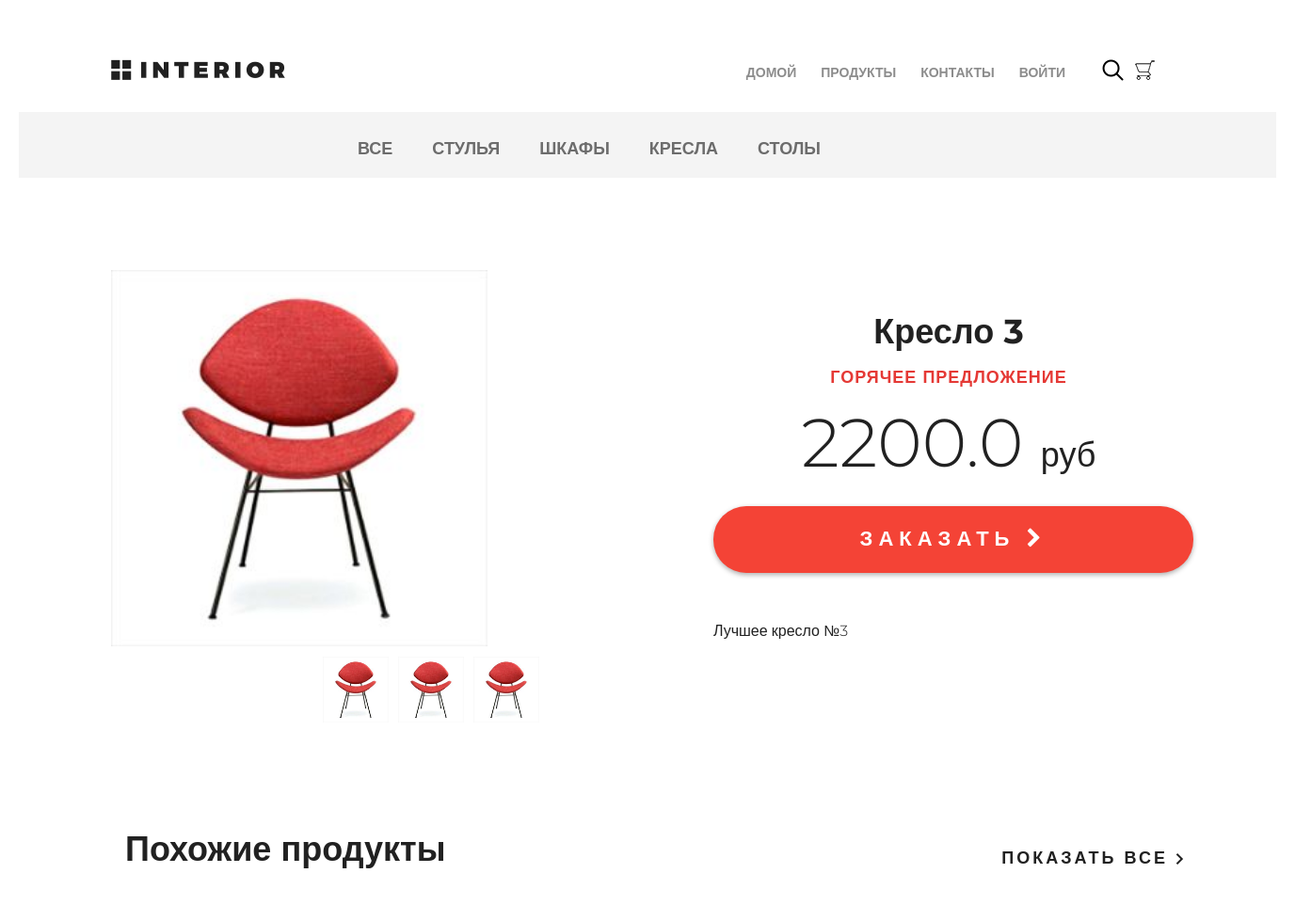
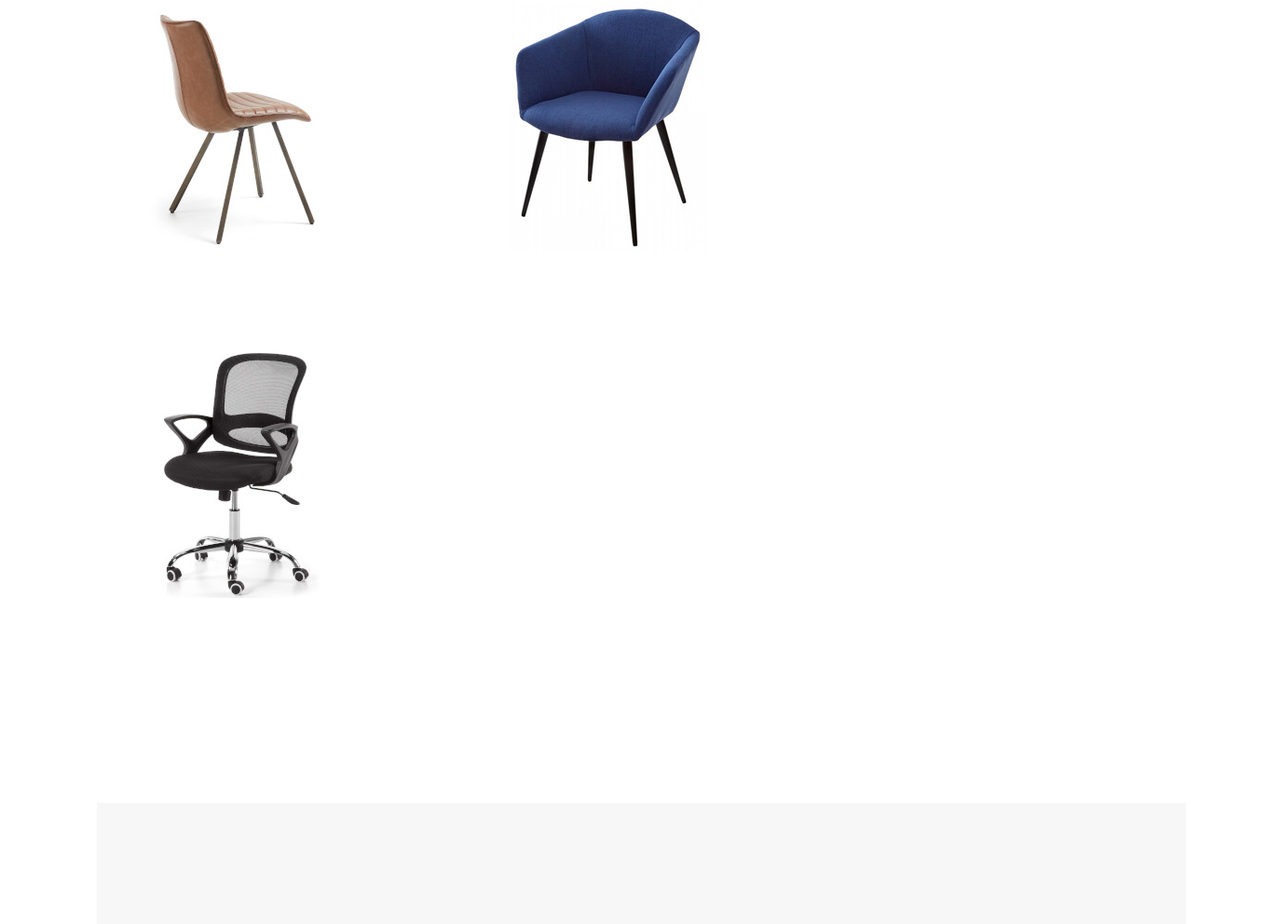
/products/ (upper part), run on an earlier commit of the app's database (2 pictures, top to bottom).
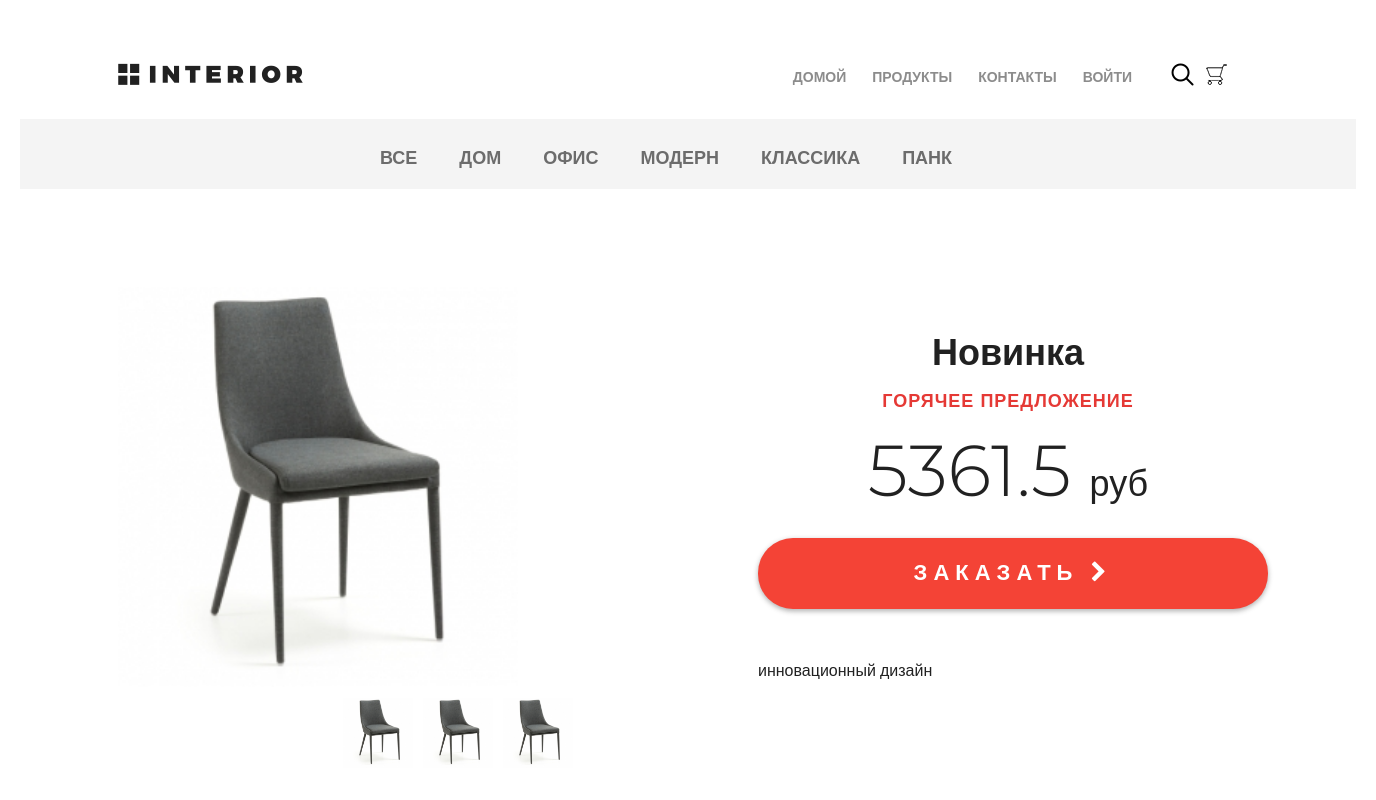
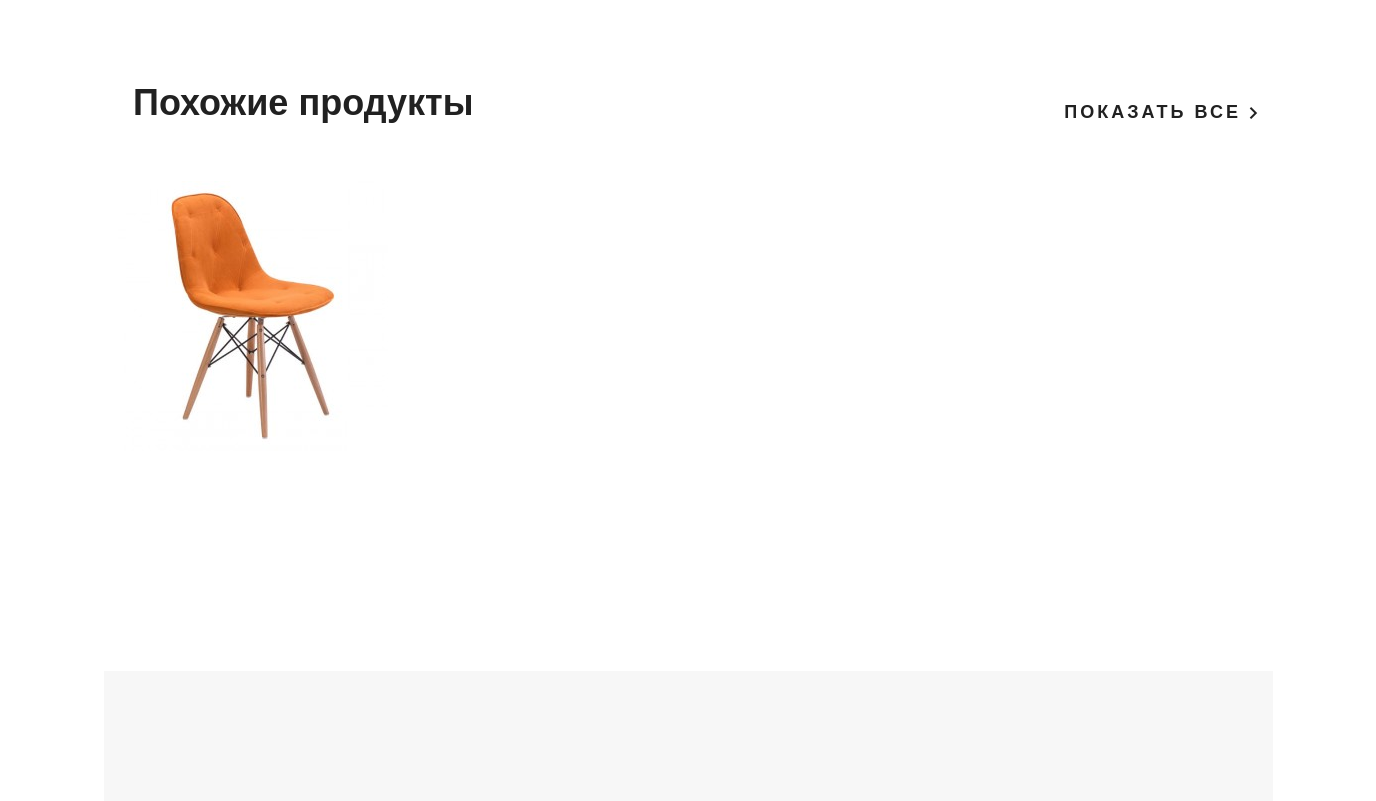
And on a later commit of the database (2 pictures, top to bottom).
### mainapp/models.py (models this page shows, shortened)
class ProductCategory(models.Model):
    name = models.CharField(max_length=64, unique=True, verbose_name='Имя')
    description = models.TextField(verbose_name='Описание')
    is_active = models.BooleanField(default=True, verbose_name='Активна')

class Product(models.Model):
    category = models.ForeignKey(ProductCategory, on_delete=models.CASCADE, verbose_name='Категория')
    name = models.CharField(max_length=128, verbose_name='Название')
    image = models.ImageField(upload_to='products_images', blank=True, verbose_name='Изображение')
    short_desc = models.CharField(max_length=120, verbose_name='Краткое описание')
    description = models.TextField(verbose_name='Описание', blank=True)
    price = models.DecimalField(verbose_name='Цена', max_digits=8, decimal_places=2, default=0)
    quantity = models.PositiveIntegerField(default=0, verbose_name='Количество на складе')
    is_active = models.BooleanField(default=True, verbose_name='Активен')

### mainapp/views.py (the view, shortened to what this page needs)
# urls.py: path('products/', include('mainapp.urls', namespace='products')),
def products(request, pk=None, page=1):
    title = 'Продукты'
    links_menu = ProductCategory.objects.all()
    basket = []
    if request.user.is_authenticated:
        basket = Basket.objects.filter(user=request.user)
    hot_product = get_hot_product()
    same_products = get_same_products(hot_product)
    content = {
        'title': title,
        'links_menu': links_menu,
        'same_products': same_products,
        'hot_product': hot_product,
        'basket': get_basket(request.user),
    }
    return render(request, 'mainapp/products.html', content)

### mainapp/views.py (called while the page is built)
def get_basket(user):
    basket = []
    if user.is_authenticated:
        return Basket.objects.filter(user=user)
    return []

def get_hot_product():
    products_list = Product.objects.all()
    return random.sample(list(products_list), 1)[0]

def get_same_products(hot_product):
    return Product.objects.filter(category__pk=hot_product.category.pk).exclude(pk=hot_product.pk)[:3]

### mainapp/templates/mainapp/products.html (shortened to what this page needs)
{% extends 'mainapp/base.html' %}
{% load static %}
{% block content %}
		<div class="details">
			<div class="links clearfix">
				{% include 'mainapp/includes/inc_categories_menu.html' %}
			</div>
			<div class="details-products">
				<div class="details-slider">
					<div class="slider-product">
						<img src="/media/{{ hot_product.image }}" class="slider-product">
					</div>
					<div class="slider-control">
						<div class="block">
							<a href="#"><img src="/media/{{ hot_product.image }}" alt="">
							</a>
						</div>
						<div class="block">
							<a href="#"><img src="/media/{{ hot_product.image }}" alt="">
							</a>
						</div>
						<div class="block">
							<a href="#"><img src="/media/{{ hot_product.image }}" alt="">
							</a>
						</div>
					</div>
				</div>
				<div class="description">
					<h3 class="big-bold">{{ hot_product.name|title }}</h3>
					<h3 class="red">горячее предложение</h3>
					<p class="price"> {{ hot_product.price|floatformat:1 }} <span>руб</span></p>
					<a href="{% url 'basket:add' hot_product.pk %}" class="red-button">
						заказать <i class="fa fa-chevron-right" aria-hidden="true"></i>
					</a>
					<div class="description-text">
						<p>{{ hot_product.short_desc }}</p>
					</div>
				</div>
			</div>
			<div class="related">
				<div class="title clearfix">
					<h2>Похожие продукты</h2>
					<a class="explore" href="#">показать все <img src="/static/img/arrow.png" alt=""></a>
				</div>
				<div class="related-products clearfix">
                    {% for product in same_products %}
					    <div class="block">
						    <a href="{% url 'basket:add' product.pk %}"><img src="/media/{{ product.image }}" alt="{{ product.short_desc }}">
						    </a>
					    </div>
		            {% endfor %}
				</div>
			</div>
		</div>
{% endblock %}

### mainapp/templates/mainapp/base.html (shortened to what this page needs)
{% load static %}
<!DOCTYPE html>
<html>
<head>
    {% block css %}
        <link rel="stylesheet" href="{% static 'css/bootstrap.min.css' %}">
	    <link rel="stylesheet" type="text/css" href="{% static 'css/style.css' %}">
	    <link rel="stylesheet" href="{% static 'fonts/font-awesome/css/font-awesome.css' %}">
    {% endblock %}
</head>
<body>
	<div class="container">
        {% block menu %}
            <div class="hero-white">
                <div class="header clearfix">
                    <a href="../" class="logo"></a>
                    {% include 'mainapp/includes/inc_main_menu.html' %}
                </div>
            </div>
        {% endblock %}
        <div class="content">
        {% block content %}
        {% endblock %}
        </div>
	</div>
    <div class="clr"></div>
    {% block footer %}
    <div class="footer">
        <div class="clearfix">
            <div class="text-footer">
            </div>
            <div class="text-footer">
            </div>
        </div>
    </div>
    {% endblock %}
</body>
</html>

### mainapp/templates/mainapp/includes/inc_main_menu.html (shortened to what this page needs)
<ul class="menu">
    <li>
        <a href="{% url 'main' %}" {% if request.resolver_match.url_name == 'main' %}class="active"{% endif %}>
        домой
        </a>
    </li>
    <li>
        <a href="{% url 'products:index' %}"{% if request.resolver_match.namespace == 'category' %}class="active"{% endif %}>
        продукты
        </a>
    </li>
    <li>
        <a href="{% url 'contact' %}"{% if request.resolver_match.url_name == 'contact' %}class="active"{% endif %}>
        контакты
        </a>
    </li>
    {% if user.is_authenticated %}
        <li>
        <a href="{% url 'auth:logout' %}">выйти</a>
        </li>
    {% else %}
        <li>
            <a href="{% url 'auth:login' %}">войти</a>
        </li>
    {% endif %}
</ul>
<a href="#" class="search"></a>
<a href="{% url 'basket:view' %} " class="basket">
</a>

### mainapp/templates/mainapp/includes/inc_categories_menu.html
<ul class="links-menu">
    <li>
        <a href="{% url 'products:category' 0 %}">все</a>
    </li>
    {% for link in links_menu %}
        <li>
            <a href="{% url 'products:category' link.pk %}" {% if request.resolver_match.kwargs.pk == link.pk %}class="active"{% endif %}>
                {{ link.name }}
            </a>
        </li>
    {% endfor %}
</ul>

### static/css/style.css (style rules this page uses)
* { margin: 0; padding: 0; }
body { font-family: 'Montserrat', sans-serif; }
html, body { height: 100%; }
.slider-control .block a img { width: 70px; }
.clr { height: 384px; }
.container { width: 1366px; margin: 0 auto; min-height: 100%; }
.logo { background-image: url(/static/img/logo.png); margin-top: 63px; width: 185px; height: 22px; float: left; }
.menu { list-style-type: none; margin-top: 67px; float: right; }
.menu li { float: left; }
.menu a { color: #8c8c8c; font-size: 14px; font-weight: 700; text-align: right; text-transform: uppercase; text-decoration: none; padding: 10px 13px; }
.search { display: block; width: 23px; height: 23px; background-image: url(/static/img/search.png); position: absolute; top: 63px; left: 1151px; }
.basket { display: block; width: 23px; height: 23px; background-image: url(/static/img/basket.png); position: absolute; top: 63px; left: 1185px; text-decoration: none; color: #555; }
.clearfix:after { content: ""; display: block; clear: both; }
.explore { text-transform: uppercase; color: #212121; font-size: 18px; font-weight: 700; line-height: 24px; text-align: center; float: right; margin-top: 138px; letter-spacing: 3px; text-decoration: none; }
.big-bold { color: #212121; font-size: 36px; font-weight: 700; text-align: left; margin-bottom: 24px; line-height: 36px; }
.title { height: 152px; margin-right: 15px; }
.title h2 { float: left; margin-top: 118px; color: #212121; font-size: 36px; font-weight: 700; text-align: left; margin-left: 15px; }
.red { text-transform: uppercase; color: #e53935; font-size: 18px; font-weight: 700; text-align: left; letter-spacing: 1px; line-height: 17px; margin-bottom: 22px; }
.footer { height: 384px; width: 1169px; background-color: #f7f7f7; padding-left: 99px; padding-right: 98px; margin: -384px auto 0; clear: both; }
.text-footer { margin-top: 120px; width: 221px; float: left; margin-right: 68px; }
.text-footer:nth-child(2) { width: 422px; }
.hero-white { background-color: #fff; height: 119px; padding-left: 98px; padding-right: 211px; position: relative; }
.links { height: 70px; background-color: #f4f4f4; position: relative; padding-left: 360px; }
.links-menu { margin: 27px auto 0px; position: absolute; }
.links-menu li { float: left; list-style-type: none; padding-right: 42px; }
.links-menu li a { text-decoration: none; color: #6c6c6c; font-size: 18px; font-weight: 700; text-transform: uppercase; }
.details-products { padding-left: 98px; padding-right: 98px; margin-top: 98px; height: 551px; }
.details-slider { width: 570px; float: left; margin-right: 30px; }
.slider-product { width: 400px; height: 400px; }
.slider-control { width: 420px; height: 70px; margin: 11px auto 0px; padding-left: 150px }
.slider-control .block { height: 70px; width: 70px; position: relative; float: left; margin-right: 10px; }
.description { width: 535px; float: right; padding-left: 35px }
.description .big-bold { color: #212121; font-size: 36px; font-weight: 700; text-align: center; margin-top: 47px; margin-bottom: 0px; }
.description .red { text-transform: uppercase; color: #e53935; font-size: 18px; font-weight: 700; text-align: center; letter-spacing: 1px; line-height: 17px; margin-top: 23px; margin-bottom: 36px; }
.description .price { color: #212121; font-size: 72px; font-weight: 300; line-height: 48px; text-align: center; }
.description .price span { color: #212121; font-size: 36px; font-weight: 300; line-height: 48px; text-align: center; }
.red-button { display: block; height: 71px; width: 510px; border-radius: 35px; background-color: #f44336; text-align: center; text-transform: uppercase; text-decoration: none; color: #ffffff; font-size: 22px; font-weight: 700; line-height: 24px; box-shadow: 0px 2px 4.85px 0.15px rgba(33, 33, 33, 0.35); line-height: 70px; letter-spacing: 6px; margin-top: 31px; }
.description-text { margin-top: 50px; color: #212121; font-size: 16px; font-weight: 300; line-height: 24px; text-align: left; }
.description-text p { margin-bottom: 0.5em; }
.related { padding: 0px 98px; }
.related .title { height: 143px; margin-right: 0; }
.related .title h2 { margin-top: 45px; }
.related .title .explore { margin-top: 62px; }
.related-products { margin-bottom: 120px; }
.related-products .block a img { float: left; }
.related-products .block { float: left; margin-right: 30px; display: block; height: 370px; width: 370px; position: relative; }

What changed in the data, as far as the page shows it:
removed ProductCategory: name "СТУЛЬЯ"
removed ProductCategory: name "ШКАФЫ"
removed ProductCategory: name "КРЕСЛА"
removed ProductCategory: name "СТОЛЫ"
removed Product: image (picture), name "Кресло 3", price "2200.0", short_desc "Лучшее кресло №3"
removed Product: image (picture)
removed Product: image (picture)
removed Product: image (picture)
added ProductCategory: name "ДОМ"
added ProductCategory: name "ОФИС"
added ProductCategory: name "МОДЕРН"
added ProductCategory: name "КЛАССИКА"
added ProductCategory: name "ПАНК"
added Product: image (picture), name "Новинка", price "5361.5", short_desc "инновационный дизайн"
added Product: image (picture)
